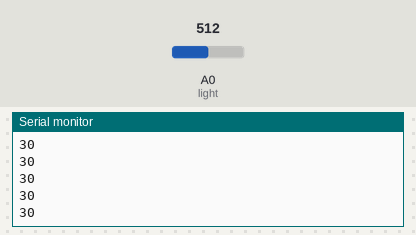
This sketch was run on a simulated Arduino Uno, built with avr-gcc and run on an emulated ATmega328P. On the bench: the last lines printed to the serial monitor. The inputs (shaded band) are chosen by the test bench; at power-on: A0 (light) = 512.

Above: at 1.2 s.
1.3 s: A0 (light) set to 716
At 1.31 s:
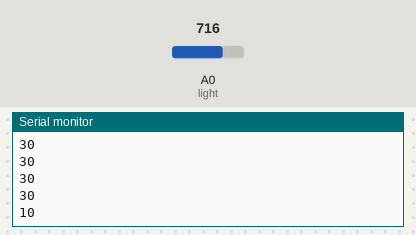
2.8 s: A0 (light) set to 900
At 2.81 s:
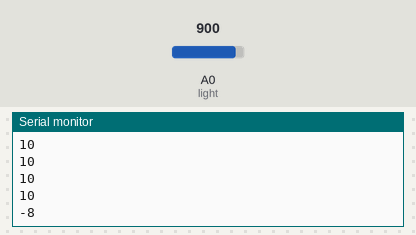
Timing chart, 0 to 5.8 s (numbered marks = the images above; inputs shaded):
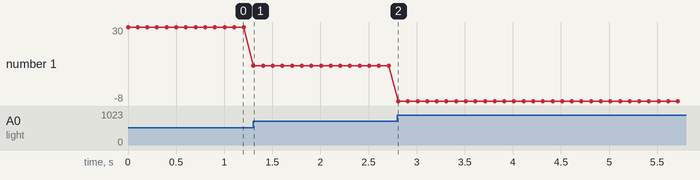

The sketch:

SIK_Circuit_1C-Photoresistor.ino
```cpp
/*
  SparkFun Inventor’s Kit
  Circuit 1C-Photoresistor

  Use a photoresistor to monitor how bright a room is, and turn an LED on when it gets dark.

  This sketch was written by SparkFun Electronics, with lots of help from the Arduino community.
  This code is completely free for any use.

  View circuit diagram and instructions at: https://learn.sparkfun.com/tutorials/sparkfun-inventors-kit-experiment-guide---v41
  Download drawings and code at: https://github.com/sparkfun/SIK-Guide-Code
*/

int light = 0;              //this variable will hold a value based on the brightness of the ambient light
//int threshold = 750;                //if the photoresistor reading is below this value the the light will turn on

void setup()
{
  Serial.begin(9600);               //start a serial connection with the computer

//  pinMode(13, OUTPUT);              //set pin 13 as an output that can be set to HIGH or LOW
}

void loop()
{
  //read the brightness of the ambient light
  light = analogRead(A0);   //set photoresistor to a number between 0 and 1023 based on how bright the ambient light is
  light = map(light, 300, 800, 50, 1);
  Serial.println(light);    //print the value of photoresistor in the serial monitor on the computer

//  //if the photoresistor value is below the threshold turn the light on, otherwise turn it off
//  if (photoresistor < threshold) {
//    digitalWrite(13, HIGH);         // Turn on the LED
//  } else {
//    digitalWrite(13, LOW);          // Turn off the LED
//  }

  delay(100);                       //short delay to make the printout easier to read
}
```

Measured:
- after the input at 1.3 s, the serial monitor: prints a new line at once (image 1)
- after the input at 2.8 s, the serial monitor: prints a new line at once (image 2)
- plotted number 1: 30 → 10 after the input at 1.3 s, 10 → -8 after the input at 2.8 s
